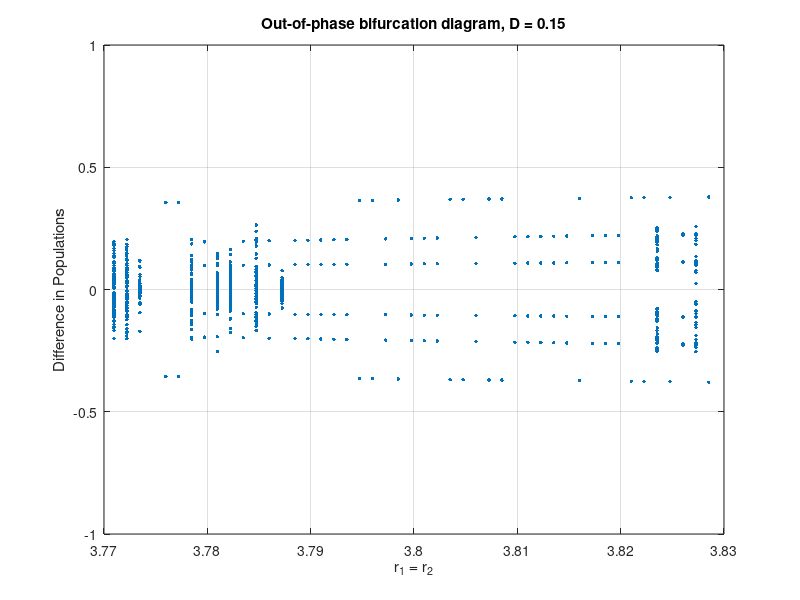

Source code (MATLAB):
%% Bifurcation diagram for OUT-OF-PHASE solutions (signed difference)
clear; clc;

D = 0.15;                % diffusion parameter
r_min = 3.0;
r_max = 4.0;
n_r   = 800;            % number of r values

n_transient = 500;      % steps to discard (transient)
n_keep      = 100;      % steps to sample after transient
eps_diff    = 1e-3;     % threshold to define out-of-phase behavior

r_values = linspace(r_min, r_max, n_r);

% Preallocate (upper bound)
R_plot     = zeros(1, n_r * n_keep);
XDIFF_plot = zeros(1, n_r * n_keep);
idx = 1;

for ir = 1:n_r
    r = r_values(ir);

    % random initial conditions
    x1 = rand;
    x2 = rand;

    % transient
    for k = 1:n_transient
        x1_tilde = r * x1 * (1 - x1);
        x2_tilde = r * x2 * (1 - x2);

        x1 = x1_tilde + D * (x2_tilde - x1_tilde);
        x2 = x2_tilde + D * (x1_tilde - x2_tilde);
    end

    % after transient, record
    for k = 1:n_keep
        x1_tilde = r * x1 * (1 - x1);
        x2_tilde = r * x2 * (1 - x2);

        x1 = x1_tilde + D * (x2_tilde - x1_tilde);
        x2 = x2_tilde + D * (x1_tilde - x2_tilde);

        xdiff = x1 - x2;   % signed difference

        % keep only out-of-phase states
        if abs(xdiff) > eps_diff
            R_plot(idx)     = r;
            XDIFF_plot(idx) = xdiff;
            idx = idx + 1;
        end
    end
end

% trim
R_plot     = R_plot(1:idx-1);
XDIFF_plot = XDIFF_plot(1:idx-1);

% Plot bifurcation diagram
figure;
plot(R_plot, XDIFF_plot, '.', 'MarkerSize', 8);
xlabel('r_1 = r_2');
ylabel('Difference in Populations');
title('Out-of-phase bifurcation diagram, D = 0.15');

ylim([-1, 1]);      % <-- requested y-limits
xlim([3.77 3.83]);
grid on;
